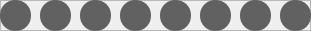
       <widget class="QFrame" name="frameGr7">
        <property name="geometry">
         <rect>
          <x>0</x>
          <y>150</y>
          <width>311</width>
          <height>31</height>
         </rect>
        </property>
        <property name="frameShape">
         <enum>QFrame::StyledPanel</enum>
        </property>
        <property name="frameShadow">
         <enum>QFrame::Raised</enum>
        </property>
        <widget class="QTextEdit" name="G71">
         <property name="geometry">
          <rect>
           <x>0</x>
           <y>0</y>
           <width>31</width>
           <height>31</height>
          </rect>
         </property>
         <property name="cursor" stdset="0">
          <cursorShape>ArrowCursor</cursorShape>
         </property>
         <property name="styleSheet">
          <string notr="true">background-color: rgb(97, 97, 97);
border-radius:15px;</string>
         </property>
         <property name="readOnly">
          <bool>true</bool>
         </property>
        </widget>
        <widget class="QTextEdit" name="G72">
         <property name="geometry">
          <rect>
           <x>40</x>
           <y>0</y>
           <width>31</width>
           <height>31</height>
          </rect>
         </property>
         <property name="cursor" stdset="0">
          <cursorShape>ArrowCursor</cursorShape>
         </property>
         <property name="styleSheet">
          <string notr="true">background-color: rgb(97, 97, 97);
border-radius:15px;</string>
         </property>
         <property name="readOnly">
          <bool>true</bool>
         </property>
        </widget>
        <widget class="QTextEdit" name="G73">
         <property name="geometry">
          <rect>
           <x>80</x>
           <y>0</y>
           <width>31</width>
           <height>31</height>
          </rect>
         </property>
         <property name="cursor" stdset="0">
          <cursorShape>ArrowCursor</cursorShape>
         </property>
         <property name="styleSheet">
          <string notr="true">background-color: rgb(97, 97, 97);
border-radius:15px;</string>
         </property>
         <property name="readOnly">
          <bool>true</bool>
         </property>
        </widget>
        <widget class="QTextEdit" name="G74">
         <property name="geometry">
          <rect>
           <x>120</x>
           <y>0</y>
           <width>31</width>
           <height>31</height>
          </rect>
         </property>
         <property name="cursor" stdset="0">
          <cursorShape>ArrowCursor</cursorShape>
         </property>
         <property name="styleSheet">
          <string notr="true">background-color: rgb(97, 97, 97);
border-radius:15px;</string>
         </property>
         <property name="readOnly">
          <bool>true</bool>
         </property>
        </widget>
        <widget class="QTextEdit" name="G75">
         <property name="geometry">
          <rect>
           <x>160</x>
           <y>0</y>
           <width>31</width>
           <height>31</height>
          </rect>
         </property>
         <property name="cursor" stdset="0">
          <cursorShape>ArrowCursor</cursorShape>
         </property>
         <property name="styleSheet">
          <string notr="true">background-color: rgb(97, 97, 97);
border-radius:15px;</string>
         </property>
         <property name="readOnly">
          <bool>true</bool>
         </property>
        </widget>
        <widget class="QTextEdit" name="G76">
         <property name="geometry">
          <rect>
           <x>200</x>
           <y>0</y>
           <width>31</width>
           <height>31</height>
          </rect>
         </property>
         <property name="cursor" stdset="0">
          <cursorShape>ArrowCursor</cursorShape>
         </property>
         <property name="styleSheet">
          <string notr="true">background-color: rgb(97, 97, 97);
border-radius:15px;</string>
         </property>
         <property name="readOnly">
          <bool>true</bool>
         </property>
        </widget>
        <widget class="QTextEdit" name="G77">
         <property name="geometry">
          <rect>
           <x>240</x>
           <y>0</y>
           <width>31</width>
           <height>31</height>
          </rect>
         </property>
         <property name="cursor" stdset="0">
          <cursorShape>ArrowCursor</cursorShape>
         </property>
         <property name="styleSheet">
          <string notr="true">background-color: rgb(97, 97, 97);
border-radius:15px;</string>
         </property>
         <property name="readOnly">
          <bool>true</bool>
         </property>
        </widget>
        <widget class="QTextEdit" name="G78">
         <property name="geometry">
          <rect>
           <x>280</x>
           <y>0</y>
           <width>31</width>
           <height>31</height>
          </rect>
         </property>
         <property name="cursor" stdset="0">
          <cursorShape>ArrowCursor</cursorShape>
         </property>
         <property name="styleSheet">
          <string notr="true">background-color: rgb(97, 97, 97);
border-radius:15px;</string>
         </property>
         <property name="readOnly">
          <bool>true</bool>
         </property>
        </widget>
       </widget>
